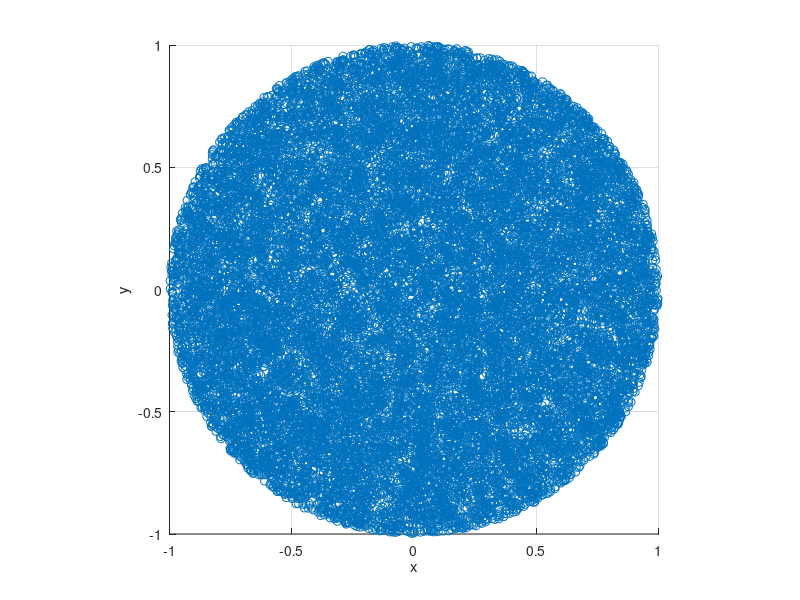
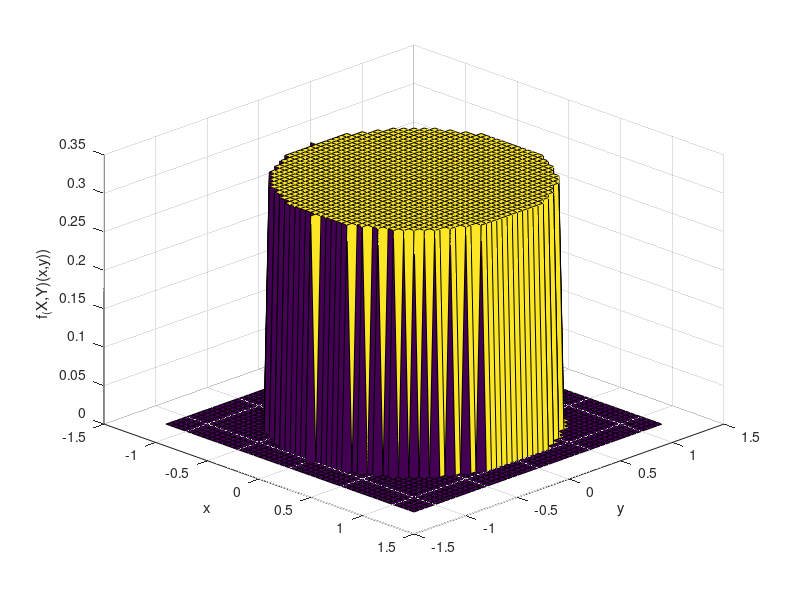

Recreate these plots in MATLAB, in order.
clear all; close all; clc;
pkg load statistics;

N = 30000 %;

X = zeros(1,N);
Y = zeros(1,N);

for i=1 : N
    do
        X(i) = 2*rand()-1;
        Y(i) = 2*rand()-1;
    until X(i)^2 + Y(i)^2 <= 1

end

dx = 0.05; x = -1.2 : dx : 1.2;
dy = 0.05; y = -1.2 : dy : 1.2;

[xx,yy] = meshgrid(x,y);
pdfXY_teo = (1/pi) * (xx.^2 + yy.^2 <=1);

figure; hold on; grid on;
scatter(X(1:20000),Y(1:20000));
axis('square');
xlabel('x'); ylabel('y');

figure; hold on; grid on;
surf(xx,yy,pdfXY_teo);
view(45,30);
xlabel('x'); ylabel('y'); zlabel('f_(X,Y)(x,y))');